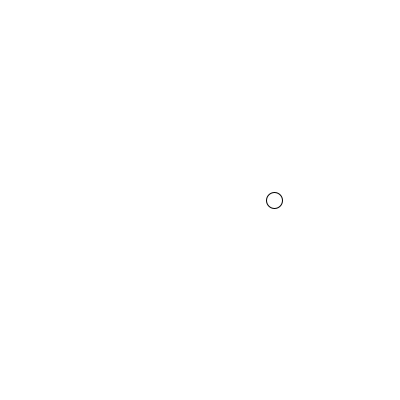
Frame 1 (no input)
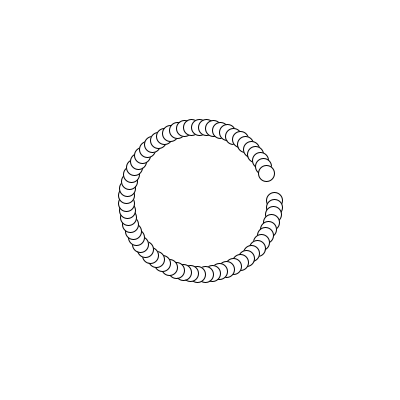
Frame 60 (the mouse pressed at the canvas centre just before this capture)
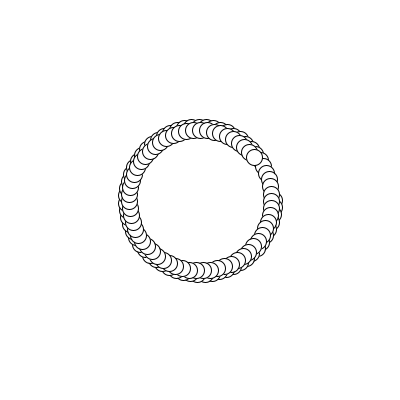
Frame 120 (the mouse held since frame 60 and released just before this capture)

The Processing sketch that drew these frames (run headless with seeded random() and noise(); from frame 60 on, the mouse is pressed at the canvas centre):

// Processing sketch: processing_183357
// ── processing_183357.pde

float r = 75;
float theta = 0;

void setup()
{
  size(400, 400);
  background(255);
  smooth();
  //offset 0,0 to be in the center of the screen
 

}

void draw()
{
    r= r-0.05;
        translate(width/2, height/2);
    float x = r* cos(theta);
    float y = r * sin (theta);
    stroke(0);
    //fill(0);
    ellipse(x, y,16,16);
    theta += 0.1;
}

void mouseDragged()
{
// code that happens when the mouse moves
// with the button down
}

void mousePressed()
{
// code that happens when the mouse button
// is pressed
}

void mouseReleased()
{
// code that happens when the mouse button
// is released
}
